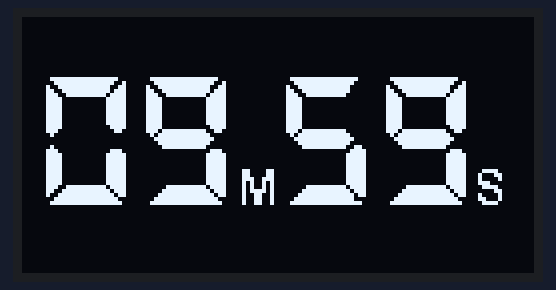
Bench run of a program on a simulated ESP32 board running MicroPython. On the bench: 128×64 one-colour display. Library files of the repository ran but are not shown: ssd1306.py; what the program prints to the serial console is not drawn.

Above: at 1.1 s.
At 5.1 s:
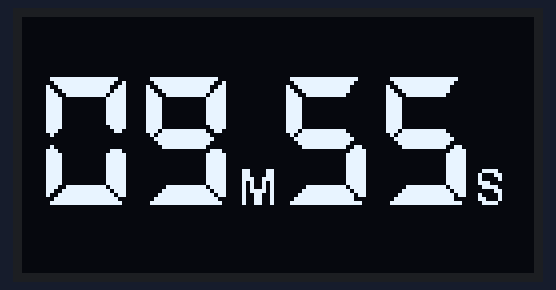
At 10.1 s:
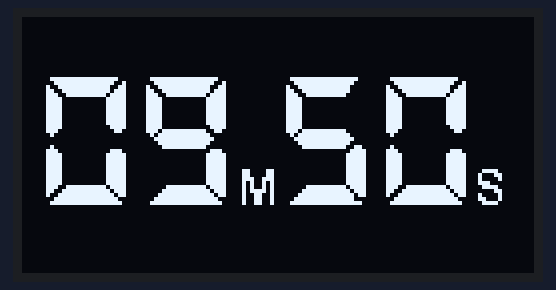
At 19.1 s:
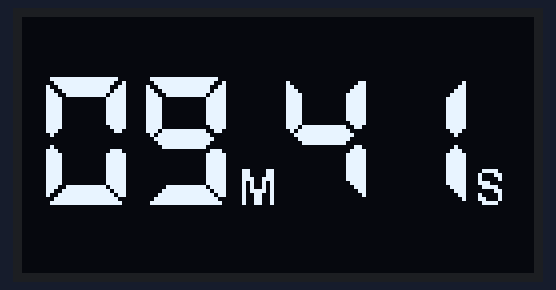
At 28.1 s:
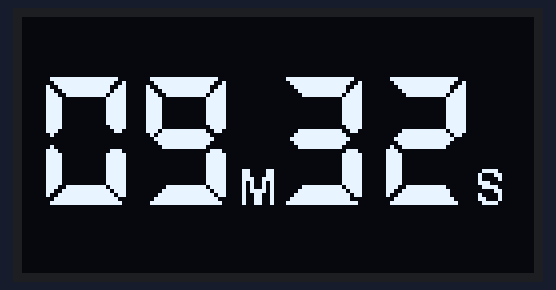
At 38.1 s:
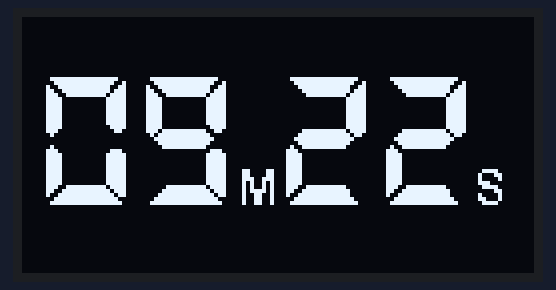

The program:

DigitalTimer.py
```python
from machine import Timer
import time
from ImageData import Number as num

from machine import Pin, I2C
from ssd1306 import SSD1306_I2C
import framebuf

i2c = I2C(0, scl=Pin(22), sda=Pin(21))
oled = SSD1306_I2C(128, 64, i2c)

minutes = 10
seconds = 0
timer_done = False

def countdown(timer):
    global minutes, seconds, timer_done
    if seconds == 0:
        if minutes > 0:
            minutes -= 1
            seconds = 59
        else:
            oled.fill(0)
            oled.text("Time Up!",10,10)
            oled.show()
            print("Timer done!")
            timer_done = True
            timer.deinit()
            return
    else:
        seconds -= 1

    print(f"Time left: {minutes}m {seconds}s")

    mins = f"{minutes:02}"
    secs = f"{seconds:02}"

    m1 = int(mins[0])
    m2 = int(mins[1])

    s1 = int(secs[0])
    s2 = int(secs[1])

    frame1 = framebuf.FrameBuffer(bytearray(num.minImgData[m1]), 21, 32, framebuf.MONO_HLSB)
    frame2 = framebuf.FrameBuffer(bytearray(num.minImgData[m2]), 21, 32, framebuf.MONO_HLSB)

    frame3 = framebuf.FrameBuffer(bytearray(num.minImgData[s1]), 21, 32, framebuf.MONO_HLSB)
    frame4 = framebuf.FrameBuffer(bytearray(num.minImgData[s2]), 21, 32, framebuf.MONO_HLSB)

    frame5 = framebuf.FrameBuffer(bytearray(num.m), 10, 9, framebuf.MONO_HLSB)
    frame6 = framebuf.FrameBuffer(bytearray(num.s), 10, 9, framebuf.MONO_HLSB)

    oled.fill(0)
    oled.blit(frame1, 5, 15)
    oled.blit(frame2, 30, 15)
    oled.blit(frame5, 54, 38)
    oled.blit(frame3, 65, 15)
    oled.blit(frame4, 90, 15)
    oled.blit(frame6, 113, 38)
    oled.show()

timer = Timer(-1)
timer.init(period=1000, mode=Timer.PERIODIC, callback=countdown)

try:
    while not timer_done:
        time.sleep(1)
except KeyboardInterrupt:
    print("Timer interrupted!")
    timer.deinit()
```

Source omitted: Number.py (data table, 6358 bytes)

Measured:
- what the display in image 0 shows lasts 1.0 s, from 1.1 s to 2.1 s
